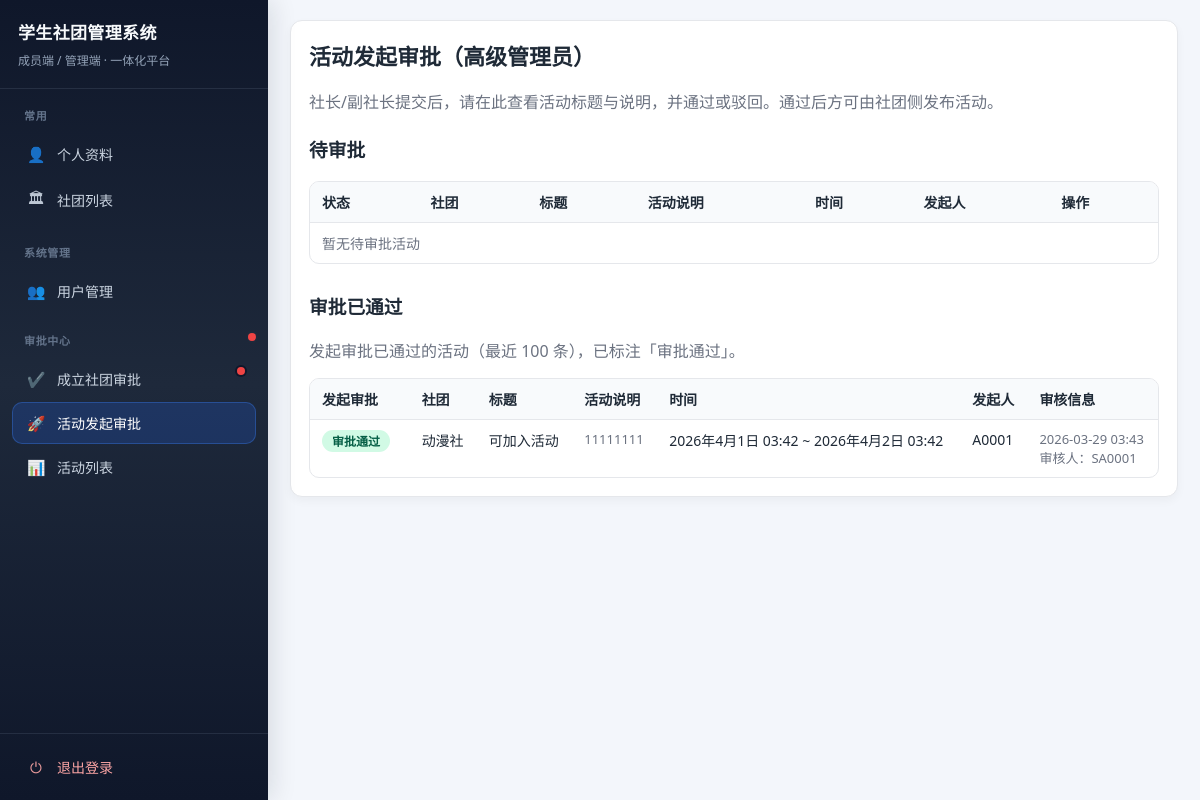
Screenshot of /super-admin/activity-launch/ (signed in) with the database file from the repository.
### club/models.py (models this page shows, shortened)
class Activity(models.Model):
    club = models.ForeignKey(
        "ClubInfo",
        on_delete=models.CASCADE,
        null=True,
        blank=True,
        related_name="activities",
    )
    title = models.CharField(max_length=128)
    description = models.TextField(blank=True)
    location = models.CharField(max_length=128)
    start_time = models.DateTimeField()
    end_time = models.DateTimeField()
    signup_deadline = models.DateTimeField()
    status = models.CharField(max_length=16, choices=ActivityStatus.choices, default=ActivityStatus.DRAFT)
    owner = models.ForeignKey(settings.AUTH_USER_MODEL, on_delete=models.SET_NULL, null=True, related_name="owned_activities")
    launch_approval_status = models.CharField(
        max_length=20,
        choices=ActivityLaunchApprovalStatus.choices,
        default=ActivityLaunchApprovalStatus.APPROVED,
        help_text="新建活动由社长/副社长提交后进入待高级管理员审批；历史数据默认为已通过。",
    )
    launch_review_comment = models.TextField(blank=True)
    launch_reviewed_by = models.ForeignKey(
        settings.AUTH_USER_MODEL,
        on_delete=models.SET_NULL,
        null=True,
        blank=True,
        related_name="reviewed_activity_launches",
    )
    launch_reviewed_at = models.DateTimeField(null=True, blank=True)
    class Meta:
        ordering = ["-start_time"]

class ClubInfo(models.Model):
    name = models.CharField(max_length=128, default="学生社团")
    intro = models.TextField(blank=True)
    charter = models.TextField(blank=True)
    contact = models.CharField(max_length=128, blank=True)
    logo_url = models.URLField("标志图片链接", blank=True)
    logo = models.ImageField("标志图片（上传）", upload_to="club_logos/", blank=True)
    principal = models.CharField(max_length=64, blank=True)

class MemberProfile(models.Model):
    user = models.OneToOneField(settings.AUTH_USER_MODEL, on_delete=models.CASCADE, related_name="memberprofile")
    club = models.ForeignKey(
        "ClubInfo",
        on_delete=models.SET_NULL,
        null=True,
        blank=True,
        related_name="members",
        help_text="所属社团；高级管理员通常为空。",
    )
    role = models.CharField(max_length=20, choices=RoleChoices.choices, default=RoleChoices.MEMBER)
    student_id = models.CharField(max_length=32, unique=True, null=True, blank=True)
    phone = models.CharField(max_length=32, unique=True, null=True, blank=True)
    email = models.EmailField(blank=True)
    college = models.CharField(max_length=64, blank=True)
    grade = models.CharField(max_length=32, blank=True)
    def display_name(self):
        sid = (self.student_id or "").strip()
        if sid:
            return sid
        user = getattr(self, "user", None)
        if user and user.username:
            return user.username
        return f"用户{self.pk}"

### club/views.py (the view)
# urls.py: path("super-admin/activity-launch/", views.activity_launch_approval_manage, name="activity_launch_approval_manage"),
@super_admin_required
def activity_launch_approval_manage(request):
    pending = (
        Activity.objects.filter(launch_approval_status=ActivityLaunchApprovalStatus.PENDING_SUPER)
        .exclude(status=ActivityStatus.CANCELED)
        .select_related("owner", "owner__memberprofile", "club")
        .order_by("-start_time", "-pk")
    )
    approved = (
        Activity.objects.filter(launch_approval_status=ActivityLaunchApprovalStatus.APPROVED)
        .exclude(status=ActivityStatus.CANCELED)
        .select_related("owner", "owner__memberprofile", "club", "launch_reviewed_by", "launch_reviewed_by__memberprofile")
        .order_by(models.F("launch_reviewed_at").desc(nulls_last=True), "-start_time", "-pk")[:100]
    )
    return render(
        request,
        "club/activity_launch_approval_manage.html",
        {"pending_activities": pending, "approved_activities": approved},
    )

### templates/club/activity_launch_approval_manage.html (shortened to what this page needs)
{% extends 'club/base.html' %}
{% block content %}
<h2>活动发起审批（高级管理员）</h2>
<p class="muted">社长/副社长提交后，请在此查看活动标题与说明，并通过或驳回。通过后方可由社团侧发布活动。</p>
<h3 style="margin-top:22px;">待审批</h3>
<table>
<tr>
  <th>状态</th>
  <th>社团</th>
  <th>标题</th>
  <th>活动说明</th>
  <th>时间</th>
  <th>发起人</th>
  <th>操作</th>
</tr>
{% for a in pending_activities %}
<tr>
  <td><span class="role-tag pending-launch">待审批</span></td>
  <td>{{ a.club.name|default:'—' }}</td>
  <td>{{ a.title }}</td>
  <td><div class="activity-desc-cell">{{ a.description|default:'—'|linebreaksbr }}</div></td>
  <td>{{ a.start_time }} ~ {{ a.end_time }}</td>
  <td>{% if a.owner %}{{ a.owner.memberprofile.display_name }}{% else %}—{% endif %}</td>
  <td class="cell-actions">
    <div class="op-group op-group--with-input">
    <form method="post" action="{% url 'club:activity_launch_review' a.id 'approve' %}">{% csrf_token %}<input name="comment" placeholder="意见（可选）"><button type="submit">通过</button></form>
    <form method="post" action="{% url 'club:activity_launch_review' a.id 'reject' %}">{% csrf_token %}<input name="comment" placeholder="驳回原因"><button type="submit">驳回</button></form>
    </div>
  </td>
</tr>
{% empty %}
<tr><td colspan="7" class="muted">暂无待审批活动</td></tr>
{% endfor %}
</table>
<h3 style="margin-top:28px;">审批已通过</h3>
<p class="muted">发起审批已通过的活动（最近 100 条），已标注「审批通过」。</p>
<table>
<tr>
  <th>发起审批</th>
  <th>社团</th>
  <th>标题</th>
  <th>活动说明</th>
  <th>时间</th>
  <th>发起人</th>
  <th>审核信息</th>
</tr>
{% for a in approved_activities %}
<tr>
  <td><span class="role-tag approved-launch">审批通过</span></td>
  <td>{{ a.club.name|default:'—' }}</td>
  <td>{{ a.title }}</td>
  <td><div class="activity-desc-cell">{{ a.description|default:'—'|linebreaksbr }}</div></td>
  <td>{{ a.start_time }} ~ {{ a.end_time }}</td>
  <td>{% if a.owner %}{{ a.owner.memberprofile.display_name }}{% else %}—{% endif %}</td>
  <td class="muted" style="font-size:13px;">
    {% if a.launch_reviewed_at %}{{ a.launch_reviewed_at|date:"Y-m-d H:i" }}{% else %}—{% endif %}
    {% if a.launch_reviewed_by %}<br>审核人：{{ a.launch_reviewed_by.memberprofile.display_name }}{% endif %}
  </td>
</tr>
{% empty %}
<tr><td colspan="7" class="muted">暂无审批已通过记录</td></tr>
{% endfor %}
</table>
{% endblock %}

### templates/club/base.html (style rules this page uses)
:root { --bg: #f3f6fb; --card: #ffffff; --text: #1f2a37; --muted: #6b7280; --border: #e5e7eb; --primary: #2563eb; --primary-hover: #1d4ed8; --success-bg: #ecfdf3; }
* { box-sizing: border-box; }
body { margin: 0; background: var(--bg); color: var(--text); font-family: "Segoe UI", "Microsoft YaHei", Arial, sans-serif; min-height: 100vh; }
h2 { margin-top: 0; font-size: 22px; }
h3 { margin-top: 20px; }
.muted { color: var(--muted); }
table { border-collapse: separate; border-spacing: 0; width: 100%; margin-top: 12px; border: 1px solid var(--border); border-radius: 10px; overflow: hidden; }
th, td { padding: 10px 12px; text-align: left; border-bottom: 1px solid var(--border); vertical-align: top; font-size: 14px; }
th { background: #f8fafc; font-weight: 600; }
tr:last-child td { border-bottom: none; }
.role-tag { font-size: 12px; padding: 2px 10px; border-radius: 999px; font-weight: 600; }
.role-tag.approved-launch { background: #d1fae5; color: #065f46; }
.role-tag { margin-right: 6px; margin-bottom: 4px; display: inline-block; }
.activity-desc-cell { max-width: 360px; max-height: 140px; overflow: auto; font-size: 13px; line-height: 1.45; color: var(--muted); white-space: pre-wrap; word-break: break-word; }

### rows the page displays
Activity: club.name "动漫社", title "可加入活动", description "11111111", start_time "2026年4月1日 03:42", end_time "2026年4月2日 03:42", owner.memberprofile.display_name "A0001", launch_reviewed_at "2026-03-29 03:43", launch_reviewed_by.memberprofile.display_name "SA0001"
